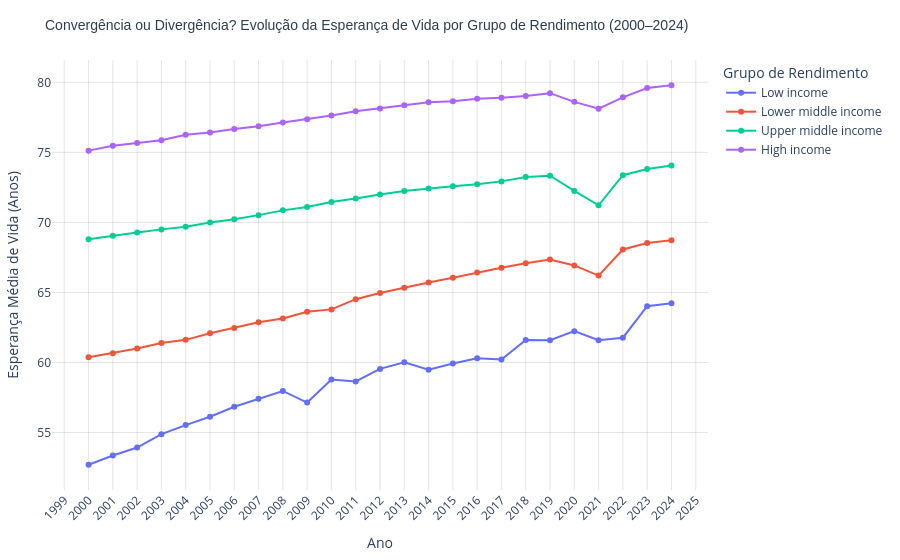

This figure's notebook cell:
### Markdown cell above
**A diferença entre países ricos e pobres está a diminuir ou a aumentar?**

### Code cell
# 1. Agrupar os dados por ano e por nível de rendimento para calcular a média de cada grupo
evolucao_rendimento = dados.groupby(['year', 'income_level'])['life_expectancy'].mean().reset_index()

# 2. Construir o gráfico interativo com Plotly
fig_gap = px.line(
    evolucao_rendimento, 
    x='year', 
    y='life_expectancy',
    color='income_level',
    markers=True,
    labels={
        'year': 'Ano',
        'life_expectancy': 'Esperança Média de Vida (Anos)',
        'income_level': 'Grupo de Rendimento'
    },
    title='Convergência ou Divergência? Evolução da Esperança de Vida por Grupo de Rendimento (2000–2024)'
)

# 3. Personalizar o layout para manter a coesão visual e o rigor académico
fig_gap.update_layout(
    xaxis=dict(
        tickmode='linear',
        tick0=2000,
        dtick=1,
        tickangle=-45,
        showgrid=True,
        gridcolor='rgba(0,0,0,0.1)'
    ),
    yaxis=dict(
        showgrid=True,
        gridcolor='rgba(0,0,0,0.1)'
    ),
    plot_bgcolor='white',
    title_font=dict(size=14, family='Arial', color='#2c3e50'),
    hovermode='x unified',
    legend_title_text='Grupo de Rendimento',
    margin=dict(t=60, b=50, l=50, r=50)
)

# Tooltips unificadas e detalhadas
fig_gap.update_traces(
    hovertemplate='<b>Ano:</b> %{x}<br><b>Esperança Média:</b> %{y:.2f} anos<extra></extra>'
)

fig_gap.show()

### Figure 1 — Plotly figure (JSON) as saved in the notebook; plotly's stock layout.template omitted (floating-point values rounded to 4 significant figures)
{"data": [{"hovertemplate": "<b>Ano:</b> %{x}<br><b>Esperança Média:</b> %{y:.2f} anos<extra></extra>", "legendgroup": "Low income", "line": {"color": "#636efa", "dash": "solid"}, "marker": {"symbol": "circle"}, "mode": "lines+markers", "name": "Low income", "orientation": "v", "showlegend": true, "type": "scatter", "x": [2000, 2001, 2002, 2003, 2004, 2005, 2006, 2007, 2008, 2009, 2010, 2011, 2012, 2013, 2014, 2015, 2016, 2017, 2018, 2019, 2020, 2021, 2022, 2023, 2024], "xaxis": "x", "y": [52.7, 53.36, 53.93, 54.89, 55.53, 56.13, 56.84, 57.42, 57.97, 57.14, 58.78, 58.64, 59.54, 60.02, 59.48, 59.93, 60.29, 60.22, 61.61, 61.58, 62.24, 61.59, 61.77, 64.02, 64.22], "yaxis": "y"}, {"hovertemplate": "<b>Ano:</b> %{x}<br><b>Esperança Média:</b> %{y:.2f} anos<extra></extra>", "legendgroup": "Lower middle income", "line": {"color": "#EF553B", "dash": "solid"}, "marker": {"symbol": "circle"}, "mode": "lines+markers", "name": "Lower middle income", "orientation": "v", "showlegend": true, "type": "scatter", "x": [2000, 2001, 2002, 2003, 2004, 2005, 2006, 2007, 2008, 2009, 2010, 2011, 2012, 2013, 2014, 2015, 2016, 2017, 2018, 2019, 2020, 2021, 2022, 2023, 2024], "xaxis": "x", "y": [60.37, 60.67, 61.0, 61.39, 61.62, 62.09, 62.47, 62.88, 63.15, 63.63, 63.79, 64.52, 64.96, 65.34, 65.71, 66.04, 66.42, 66.76, 67.08, 67.34, 66.93, 66.2, 68.07, 68.54, 68.73], "yaxis": "y"}, {"hovertemplate": "<b>Ano:</b> %{x}<br><b>Esperança Média:</b> %{y:.2f} anos<extra></extra>", "legendgroup": "Upper middle income", "line": {"color": "#00cc96", "dash": "solid"}, "marker": {"symbol": "circle"}, "mode": "lines+markers", "name": "Upper middle income", "orientation": "v", "showlegend": true, "type": "scatter", "x": [2000, 2001, 2002, 2003, 2004, 2005, 2006, 2007, 2008, 2009, 2010, 2011, 2012, 2013, 2014, 2015, 2016, 2017, 2018, 2019, 2020, 2021, 2022, 2023, 2024], "xaxis": "x", "y": [68.79, 69.05, 69.28, 69.5, 69.7, 70.0, 70.23, 70.52, 70.86, 71.1, 71.45, 71.7, 72.0, 72.23, 72.41, 72.58, 72.72, 72.93, 73.23, 73.33, 72.25, 71.22, 73.37, 73.81, 74.06], "yaxis": "y"}, {"hovertemplate": "<b>Ano:</b> %{x}<br><b>Esperança Média:</b> %{y:.2f} anos<extra></extra>", "legendgroup": "High income", "line": {"color": "#ab63fa", "dash": "solid"}, "marker": {"symbol": "circle"}, "mode": "lines+markers", "name": "High income", "orientation": "v", "showlegend": true, "type": "scatter", "x": [2000, 2001, 2002, 2003, 2004, 2005, 2006, 2007, 2008, 2009, 2010, 2011, 2012, 2013, 2014, 2015, 2016, 2017, 2018, 2019, 2020, 2021, 2022, 2023, 2024], "xaxis": "x", "y": [75.12, 75.48, 75.67, 75.87, 76.25, 76.41, 76.67, 76.86, 77.12, 77.36, 77.63, 77.94, 78.13, 78.36, 78.58, 78.64, 78.82, 78.9, 79.02, 79.22, 78.6, 78.11, 78.93, 79.59, 79.79], "yaxis": "y"}], "layout": {"hovermode": "x unified", "legend": {"title": {"text": "Grupo de Rendimento"}, "tracegroupgap": 0}, "margin": {"b": 50, "l": 50, "r": 50, "t": 60}, "plot_bgcolor": "white", "title": {"font": {"color": "#2c3e50", "family": "Arial", "size": 14}, "text": "Convergência ou Divergência? Evolução da Esperança de Vida por Grupo de Rendimento (2000–2024)"}, "xaxis": {"anchor": "y", "domain": [0, 1], "dtick": 1, "gridcolor": "rgba(0,0,0,0.1)", "showgrid": true, "tick0": 2000, "tickangle": -45, "tickmode": "linear", "title": {"text": "Ano"}}, "yaxis": {"anchor": "x", "domain": [0, 1], "gridcolor": "rgba(0,0,0,0.1)", "showgrid": true, "title": {"text": "Esperança Média de Vida (Anos)"}}}}
